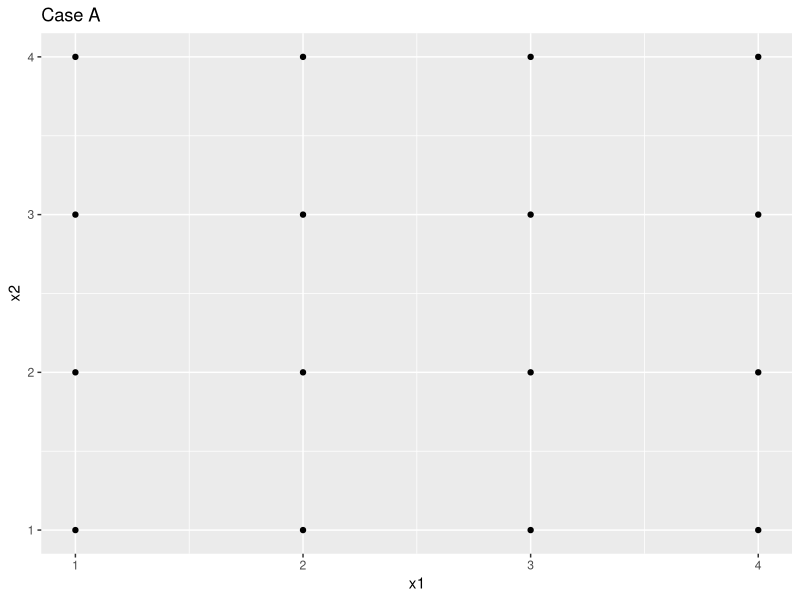
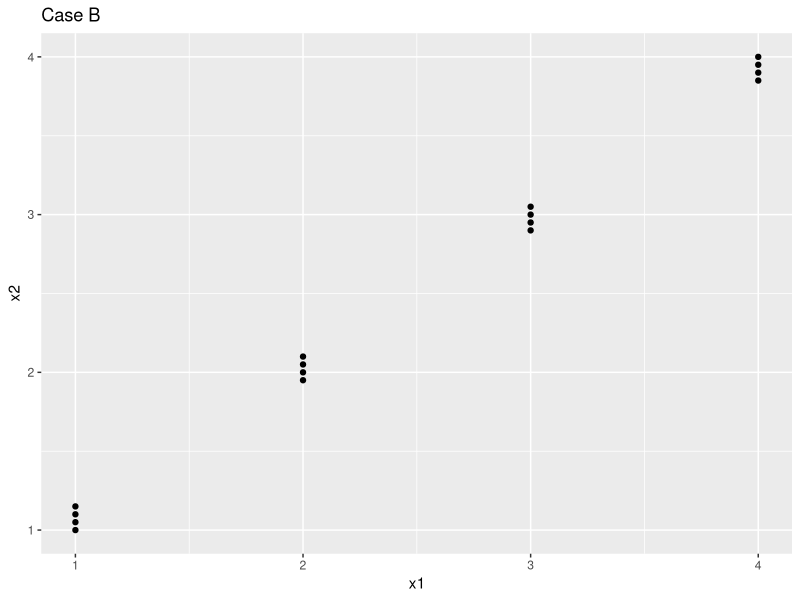

Source code (R) for these figures, in order:
## ---- chunk 1
library(dplyr)
library(ggplot2)
X_A <- cbind(con=rep(1,16),x1=rep(1:4,each=4),x2=rep(1:4,4))
X_B <- cbind(con=rep(1,16),x1=rep(1:4,each=4), x2=c(
                              (1:4-1)/20+1,
                              (1:4-2)/20+2,
                              (1:4-3)/20+3,
                              (1:4-4)/20+4))
## ---- chunk 2
data.frame(X_A) %>% 
  ggplot(aes(x=x1, y=x2)) + geom_point() + ggtitle("Case A")
## ---- chunk 3
data.frame(X_B) %>% 
  ggplot(aes(x=x1, y=x2)) + geom_point() + ggtitle("Case B")
## ---- chunk 4
set.seed(2)
error <- rnorm(16, 0, 1)
Case_A = data.frame(y = X_A %*% c(1,2,3) + error,
                    x1 = X_A[,2], x2 = X_A[,3])
Case_B = data.frame(y = X_B %*% c(1,2,3) + error,
                    x1 = X_B[,2], x2 = X_B[,3])

## ---- chunk 5
summary(lm(y ~ x1 + x2, data = Case_A))
## ---- chunk 6
summary(lm(y ~ x1 + x2, data = Case_B))
## ---- chunk 7
set.seed(11)
X_C <- X_B[rep(1:16, 18),]
Case_C = data.frame(y = X_C %*% c(1,2,3) + rnorm(288, 0, 1),
                    x1 = X_C[,2], x2 = X_C[,3])
summary(lm(y ~ x1 + x2, data = Case_C))
